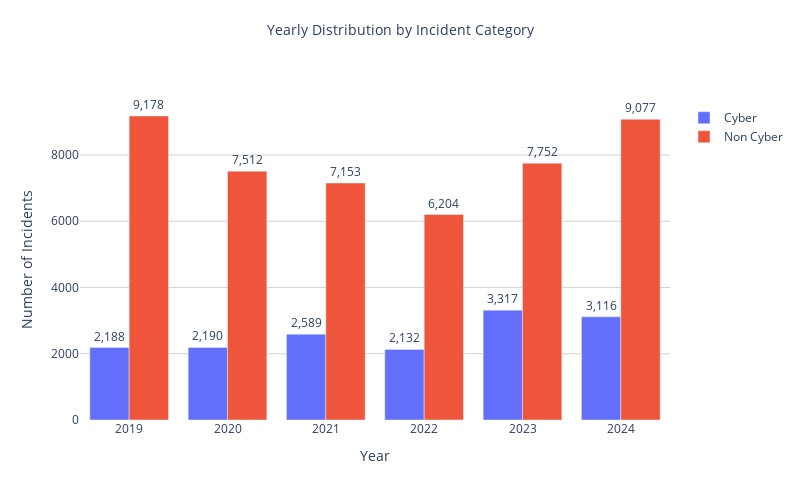

Notebook cell for this chart:
### Code cell
# Figure 3: Incidents per category bar chart
import pandas as pd
import plotly.graph_objects as go
from plotly.subplots import make_subplots

# Read the CSV file
df = pd.read_csv('../data/data-security-incidents-trends-q1-2019-to-q4-2024.csv')

# Create unique incident identifier
df['Incident_ID'] = df['BI Reference'] + '_' + df['Year'].astype(str) + '_' + df['Quarter']

# Calculate yearly totals by Incident Category
yearly_by_category = df.groupby(['Year', 'Incident Category'])['Incident_ID'].nunique().unstack(fill_value=0)

# Create grouped bar chart
fig = go.Figure()

# Add a bar for each incident category
for category in yearly_by_category.columns:
    fig.add_trace(
        go.Bar(
            name=category,
            x=yearly_by_category.index,
            y=yearly_by_category[category],
            text=[f"{val:,}" for val in yearly_by_category[category]],
            textposition='outside'
        )
    )

# Update layout
fig.update_layout(
    title={
        'text': 'Yearly Distribution by Incident Category',
        'y':0.95,
        'x':0.5,
        'xanchor': 'center',
        'yanchor': 'top',
        'font': dict(size=14)
    },
    xaxis_title="Year",
    yaxis_title="Number of Incidents",
    barmode='group',  
    width=800,  
    height=500,
    showlegend=True,
    legend=dict(
        yanchor="top",
        y=0.99,
        xanchor="right",
        x=1.2
    ),
    plot_bgcolor='white',
    yaxis=dict(
        gridcolor='lightgrey',
        gridwidth=1
    )
)

fig.show()

### Figure 1 — Plotly figure (JSON) as saved in the notebook; plotly's stock layout.template omitted (floating-point values rounded to 4 significant figures)
{"data": [{"name": "Cyber", "text": ["2,188", "2,190", "2,589", "2,132", "3,317", "3,116"], "textposition": "outside", "type": "bar", "x": [2019, 2020, 2021, 2022, 2023, 2024], "y": [2188, 2190, 2589, 2132, 3317, 3116]}, {"name": "Non Cyber", "text": ["9,178", "7,512", "7,153", "6,204", "7,752", "9,077"], "textposition": "outside", "type": "bar", "x": [2019, 2020, 2021, 2022, 2023, 2024], "y": [9178, 7512, 7153, 6204, 7752, 9077]}], "layout": {"barmode": "group", "height": 500, "legend": {"x": 1.2, "xanchor": "right", "y": 0.99, "yanchor": "top"}, "plot_bgcolor": "white", "showlegend": true, "title": {"font": {"size": 14}, "text": "Yearly Distribution by Incident Category", "x": 0.5, "xanchor": "center", "y": 0.95, "yanchor": "top"}, "width": 800, "xaxis": {"title": {"text": "Year"}}, "yaxis": {"gridcolor": "lightgrey", "gridwidth": 1, "title": {"text": "Number of Incidents"}}}}
